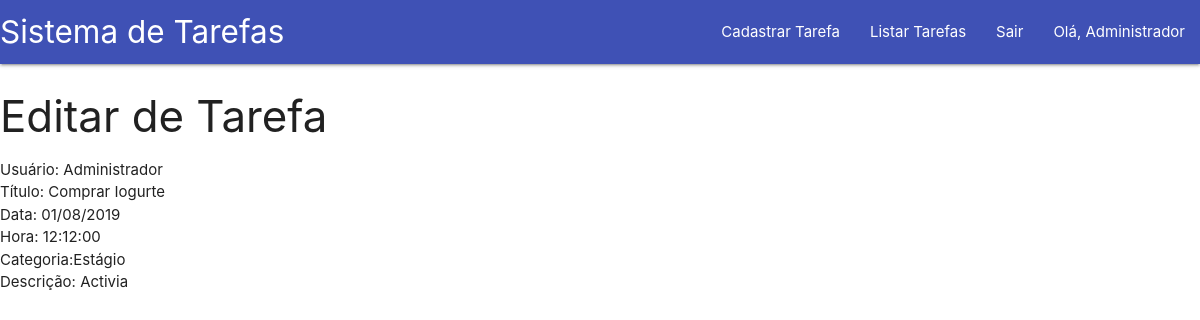
Page /visualizar_tarefa.php?cod=11 (signed in) on the committed database.
### tables this page shows
CREATE TABLE `tarefas` (
  `cod` int(11) NOT NULL AUTO_INCREMENT,
  `titulo` varchar(45) NOT NULL,
  `data` date NOT NULL,
  `hora` time NOT NULL,
  `descricao` varchar(255) DEFAULT NULL,
  `usuario_cod` int(11) NOT NULL,
  `categoria_cod` int(11) NOT NULL,
  PRIMARY KEY (`cod`),
  KEY `fk_tarefas_usuario1` (`usuario_cod`),
  KEY `fk_tarefas_categoria1` (`categoria_cod`),
  CONSTRAINT `fk_tarefas_categoria1` FOREIGN KEY (`categoria_cod`) REFERENCES `categoria_tarefa` (`cod`) ON DELETE NO ACTION ON UPDATE NO ACTION,
  CONSTRAINT `fk_tarefas_usuario1` FOREIGN KEY (`usuario_cod`) REFERENCES `usuario` (`cod`) ON DELETE NO ACTION ON UPDATE NO ACTION
);

CREATE TABLE `usuario` (
  `cod` int(11) NOT NULL AUTO_INCREMENT,
  `nome` varchar(150) NOT NULL,
  `email` varchar(150) NOT NULL,
  `senha` varchar(150) NOT NULL,
  `perfil_cod` int(11) NOT NULL,
  PRIMARY KEY (`cod`),
  KEY `fk_usuario_perfil1_idx` (`perfil_cod`),
  CONSTRAINT `fk_usuario_perfil1` FOREIGN KEY (`perfil_cod`) REFERENCES `perfil_usuario` (`cod`) ON DELETE NO ACTION ON UPDATE NO ACTION
);

CREATE TABLE `categoria_tarefa` (
  `cod` int(11) NOT NULL,
  `nome` varchar(45) NOT NULL,
  PRIMARY KEY (`cod`)
);

### visualizar_tarefa.php (the view, shortened to what this page needs)
<?php
    require_once("bloqueio.php");
    $codu = $_SESSION['cod'];
    $cod = $_GET['cod'];
    if($_SESSION['perfil'] != 1){
        $sql2 = "SELECT *, t.cod as codt FROM tarefas t where usuario_cod = $codu AND cod = $cod";
    }else{
        $sql2 = "SELECT *, u.cod as codu, t.cod as codt FROM tarefas t, usuario u where t.usuario_cod = u.cod AND t.cod = $cod";
    }
    $result_tarefas = mysqli_query($con, $sql2);
    $tarefa = mysqli_fetch_array($result_tarefas);
?>
<!DOCTYPE html>
<html lang="pt-br">
<head>
</head>
<body>
    <?php  require_once("header.php");?>
    <h3>Editar de Tarefa</h3>
    <?php
        if($_SESSION['perfil'] == 1){
    ?>
    Usuário: <?= $tarefa['nome']?> <br>
    <?php } ?>
    Título: <?= $tarefa['titulo']?> <br>
    Data: <?= date("d/m/Y", strtotime($tarefa['data']));?> <br>
    Hora: <?= $tarefa['hora']?> <br>
    <?php
        $cod_tarefa = $tarefa['categoria_cod'];
        $sql = "SELECT * FROM categoria_tarefa WHERE cod = $cod_tarefa";
        $result_cat = mysqli_query($con, $sql);
        $cat_tarefa = mysqli_fetch_array($result_cat);
    ?>
    Categoria:<?= $cat_tarefa['nome']?><br>
    Descrição: <?= $tarefa['descricao']?>
</body>
</html>

### rows in the picture
tarefas: usuario_cod.nome "Administrador", titulo "Comprar Iogurte", data "01/08/2019", hora "12:12:00", descricao "Activia"
categoria_tarefa: nome "Estágio"

### other values in the picture
$_SESSION['nome'] "Administrador"
